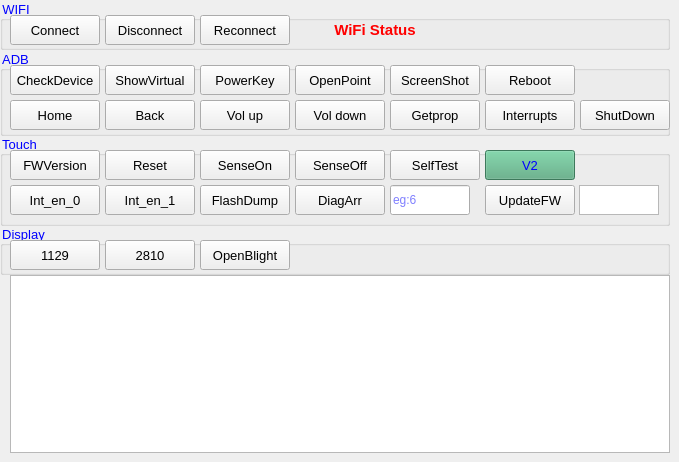
       <widget class="QWidget" name="tab_2">
        <attribute name="title">
         <string>Options</string>
        </attribute>
        <widget class="QGroupBox" name="groupBox">
         <property name="geometry">
          <rect>
           <x>0</x>
           <y>0</y>
           <width>670</width>
           <height>50</height>
          </rect>
         </property>
         <property name="font">
          <font>
           <pointsize>10</pointsize>
          </font>
         </property>
         <property name="toolTipDuration">
          <number>-1</number>
         </property>
         <property name="autoFillBackground">
          <bool>false</bool>
         </property>
         <property name="styleSheet">
          <string notr="true">color: rgb(0, 0, 255);</string>
         </property>
         <property name="title">
          <string>WIFI</string>
         </property>
         <widget class="QPushButton" name="wifiConnect">
          <property name="geometry">
           <rect>
            <x>10</x>
            <y>15</y>
            <width>90</width>
            <height>30</height>
           </rect>
          </property>
          <property name="maximumSize">
           <size>
            <width>100</width>
            <height>30</height>
           </size>
          </property>
          <property name="font">
           <font>
            <pointsize>10</pointsize>
           </font>
          </property>
          <property name="styleSheet">
           <string notr="true">color: rgb(0, 0, 0);</string>
          </property>
          <property name="text">
           <string>Connect</string>
          </property>
          <property name="flat">
           <bool>false</bool>
          </property>
         </widget>
         <widget class="QPushButton" name="wifiDisconnect">
          <property name="geometry">
           <rect>
            <x>105</x>
            <y>15</y>
            <width>90</width>
            <height>30</height>
           </rect>
          </property>
          <property name="maximumSize">
           <size>
            <width>100</width>
            <height>30</height>
           </size>
          </property>
          <property name="font">
           <font>
            <pointsize>10</pointsize>
           </font>
          </property>
          <property name="styleSheet">
           <string notr="true">color: rgb(0, 0, 0);</string>
          </property>
          <property name="text">
           <string>Disconnect</string>
          </property>
          <property name="checkable">
           <bool>false</bool>
          </property>
         </widget>
         <widget class="QPushButton" name="wifiReconnect">
          <property name="geometry">
           <rect>
            <x>200</x>
            <y>15</y>
            <width>90</width>
            <height>30</height>
           </rect>
          </property>
          <property name="maximumSize">
           <size>
            <width>100</width>
            <height>30</height>
           </size>
          </property>
          <property name="font">
           <font>
            <pointsize>10</pointsize>
           </font>
          </property>
          <property name="styleSheet">
           <string notr="true">color: rgb(0, 0, 0);</string>
          </property>
          <property name="text">
           <string>Reconnect</string>
          </property>
          <property name="checkable">
           <bool>false</bool>
          </property>
         </widget>
         <widget class="QLabel" name="wifiStatus">
          <property name="geometry">
           <rect>
            <x>320</x>
            <y>15</y>
            <width>110</width>
            <height>30</height>
           </rect>
          </property>
          <property name="maximumSize">
           <size>
            <width>110</width>
            <height>30</height>
           </size>
          </property>
          <property name="font">
           <font>
            <pointsize>11</pointsize>
            <weight>75</weight>
            <bold>true</bold>
           </font>
          </property>
          <property name="styleSheet">
           <string notr="true">color: rgb(255, 0, 0);</string>
          </property>
          <property name="text">
           <string>WiFi Status</string>
          </property>
          <property name="alignment">
           <set>Qt::AlignCenter</set>
          </property>
          <property name="wordWrap">
           <bool>false</bool>
          </property>
         </widget>
        </widget>
        <widget class="QGroupBox" name="groupBox_2">
         <property name="geometry">
          <rect>
           <x>0</x>
           <y>50</y>
           <width>670</width>
           <height>86</height>
          </rect>
         </property>
         <property name="font">
          <font>
           <pointsize>10</pointsize>
          </font>
         </property>
         <property name="toolTipDuration">
          <number>-1</number>
         </property>
         <property name="autoFillBackground">
          <bool>false</bool>
         </property>
         <property name="styleSheet">
          <string notr="true">color: rgb(0, 0, 255);</string>
         </property>
         <property name="title">
          <string>ADB</string>
         </property>
         <widget class="QPushButton" name="homekey">
          <property name="geometry">
           <rect>
            <x>10</x>
            <y>50</y>
            <width>90</width>
            <height>30</height>
           </rect>
          </property>
          <property name="minimumSize">
           <size>
            <width>0</width>
            <height>0</height>
           </size>
          </property>
          <property name="maximumSize">
           <size>
            <width>100</width>
            <height>30</height>
           </size>
          </property>
          <property name="font">
           <font>
            <pointsize>10</pointsize>
           </font>
          </property>
          <property name="styleSheet">
           <string notr="true">color: rgb(0, 0, 0);</string>
          </property>
          <property name="text">
           <string>Home</string>
          </property>
         </widget>
         <widget class="QPushButton" name="reboot">
          <property name="geometry">
           <rect>
            <x>485</x>
            <y>15</y>
            <width>90</width>
            <height>30</height>
           </rect>
          </property>
          <property name="maximumSize">
           <size>
            <width>100</width>
            <height>30</height>
           </size>
          </property>
          <property name="font">
           <font>
            <pointsize>10</pointsize>
           </font>
          </property>
          <property name="styleSheet">
           <string notr="true">color: rgb(0, 0, 0);</string>
          </property>
          <property name="text">
           <string>Reboot</string>
          </property>
         </widget>
         <widget class="QPushButton" name="interrupts">
          <property name="geometry">
           <rect>
            <x>485</x>
            <y>50</y>
            <width>90</width>
            <height>30</height>
           </rect>
          </property>
          <property name="maximumSize">
           <size>
            <width>100</width>
            <height>30</height>
           </size>
          </property>
          <property name="font">
           <font>
            <pointsize>10</pointsize>
           </font>
          </property>
          <property name="styleSheet">
           <string notr="true">color: rgb(0, 0, 0);</string>
          </property>
          <property name="text">
           <string>Interrupts</string>
          </property>
         </widget>
         <widget class="QPushButton" name="volDown">
          <property name="geometry">
           <rect>
            <x>295</x>
            <y>50</y>
            <width>90</width>
            <height>30</height>
           </rect>
          </property>
          <property name="maximumSize">
           <size>
            <width>100</width>
            <height>30</height>
           </size>
          </property>
          <property name="font">
           <font>
            <pointsize>10</pointsize>
           </font>
          </property>
          <property name="styleSheet">
           <string notr="true">color: rgb(0, 0, 0);</string>
          </property>
          <property name="text">
           <string>Vol down</string>
          </property>
         </widget>
         <widget class="QPushButton" name="backkey">
          <property name="geometry">
           <rect>
            <x>105</x>
            <y>50</y>
            <width>90</width>
            <height>30</height>
           </rect>
          </property>
          <property name="maximumSize">
           <size>
            <width>100</width>
            <height>30</height>
           </size>
          </property>
          <property name="font">
           <font>
            <pointsize>10</pointsize>
           </font>
          </property>
          <property name="styleSheet">
           <string notr="true">color: rgb(0, 0, 0);</string>
          </property>
          <property name="text">
           <string>Back</string>
          </property>
         </widget>
         <widget class="QPushButton" name="checkDevice">
          <property name="geometry">
           <rect>
            <x>10</x>
            <y>15</y>
            <width>90</width>
            <height>30</height>
           </rect>
          </property>
          <property name="maximumSize">
           <size>
            <width>100</width>
            <height>30</height>
           </size>
          </property>
          <property name="font">
           <font>
            <pointsize>10</pointsize>
           </font>
          </property>
          <property name="styleSheet">
           <string notr="true">color: rgb(0, 0, 0);</string>
          </property>
          <property name="text">
           <string>CheckDevice</string>
          </property>
         </widget>
         <widget class="QPushButton" name="volUp">
          <property name="geometry">
           <rect>
            <x>200</x>
            <y>50</y>
            <width>90</width>
            <height>30</height>
           </rect>
          </property>
          <property name="maximumSize">
           <size>
            <width>100</width>
            <height>30</height>
           </size>
          </property>
          <property name="font">
           <font>
            <pointsize>10</pointsize>
           </font>
          </property>
          <property name="styleSheet">
           <string notr="true">color: rgb(0, 0, 0);</string>
          </property>
          <property name="text">
           <string>Vol up</string>
          </property>
         </widget>
         <widget class="QPushButton" name="powerKey">
          <property name="geometry">
           <rect>
            <x>200</x>
            <y>15</y>
            <width>90</width>
            <height>30</height>
           </rect>
          </property>
          <property name="maximumSize">
           <size>
            <width>100</width>
            <height>30</height>
           </size>
          </property>
          <property name="font">
           <font>
            <pointsize>10</pointsize>
           </font>
          </property>
          <property name="styleSheet">
           <string notr="true">color: rgb(0, 0, 0);</string>
          </property>
          <property name="text">
           <string>PowerKey</string>
          </property>
         </widget>
         <widget class="QPushButton" name="screenShot">
          <property name="geometry">
           <rect>
            <x>390</x>
            <y>15</y>
            <width>90</width>
            <height>30</height>
           </rect>
          </property>
          <property name="maximumSize">
           <size>
            <width>100</width>
            <height>30</height>
           </size>
          </property>
          <property name="font">
           <font>
            <pointsize>10</pointsize>
           </font>
          </property>
          <property name="styleSheet">
           <string notr="true">color: rgb(0, 0, 0);</string>
          </property>
          <property name="text">
           <string>ScreenShot</string>
          </property>
         </widget>
         <widget class="QPushButton" name="openClosePoint">
          <property name="geometry">
           <rect>
            <x>295</x>
            <y>15</y>
            <width>90</width>
            <height>30</height>
           </rect>
          </property>
          <property name="maximumSize">
           <size>
            <width>100</width>
            <height>30</height>
           </size>
          </property>
          <property name="font">
           <font>
            <pointsize>10</pointsize>
           </font>
          </property>
          <property name="styleSheet">
           <string notr="true">color: rgb(0, 0, 0);</string>
          </property>
          <property name="text">
           <string>OpenPoint</string>
          </property>
         </widget>
         <widget class="QPushButton" name="getprop">
          <property name="geometry">
           <rect>
            <x>390</x>
            <y>50</y>
            <width>90</width>
            <height>30</height>
           </rect>
          </property>
          <property name="maximumSize">
           <size>
            <width>100</width>
            <height>30</height>
           </size>
          </property>
          <property name="font">
           <font>
            <pointsize>10</pointsize>
           </font>
          </property>
          <property name="styleSheet">
           <string notr="true">color: rgb(0, 0, 0);</string>
          </property>
          <property name="text">
           <string>Getprop</string>
          </property>
         </widget>
         <widget class="QPushButton" name="hideShowVirtual">
          <property name="geometry">
           <rect>
            <x>105</x>
            <y>15</y>
            <width>90</width>
            <height>30</height>
           </rect>
          </property>
          <property name="maximumSize">
           <size>
            <width>100</width>
            <height>30</height>
           </size>
          </property>
          <property name="font">
           <font>
            <pointsize>10</pointsize>
           </font>
          </property>
          <property name="styleSheet">
           <string notr="true">color: rgb(0, 0, 0);</string>
          </property>
          <property name="text">
           <string>ShowVirtual</string>
          </property>
         </widget>
         <widget class="QPushButton" name="shutDown">
          <property name="geometry">
           <rect>
            <x>580</x>
            <y>50</y>
            <width>90</width>
            <height>30</height>
           </rect>
          </property>
          <property name="maximumSize">
           <size>
            <width>100</width>
            <height>30</height>
           </size>
          </property>
          <property name="font">
           <font>
            <pointsize>10</pointsize>
           </font>
          </property>
          <property name="styleSheet">
           <string notr="true">color: rgb(0, 0, 0);</string>
          </property>
          <property name="text">
           <string>ShutDown</string>
          </property>
         </widget>
        </widget>
        <widget class="QGroupBox" name="groupBox_3">
         <property name="geometry">
          <rect>
           <x>0</x>
           <y>135</y>
           <width>670</width>
           <height>91</height>
          </rect>
         </property>
         <property name="font">
          <font>
           <pointsize>10</pointsize>
          </font>
         </property>
         <property name="autoFillBackground">
          <bool>false</bool>
         </property>
         <property name="styleSheet">
          <string notr="true">color: rgb(0, 0, 255);</string>
         </property>
         <property name="title">
          <string>Touch</string>
         </property>
         <widget class="QPushButton" name="inten0">
          <property name="geometry">
           <rect>
            <x>10</x>
            <y>50</y>
            <width>90</width>
            <height>30</height>
           </rect>
          </property>
          <property name="maximumSize">
           <size>
            <width>100</width>
            <height>30</height>
           </size>
          </property>
          <property name="font">
           <font>
            <pointsize>10</pointsize>
           </font>
          </property>
          <property name="styleSheet">
           <string notr="true">color: rgb(0, 0, 0);</string>
          </property>
          <property name="text">
           <string>Int_en_0</string>
          </property>
         </widget>
         <widget class="QPushButton" name="senseon">
          <property name="geometry">
           <rect>
            <x>200</x>
            <y>15</y>
            <width>90</width>
            <height>30</height>
           </rect>
          </property>
          <property name="maximumSize">
           <size>
            <width>100</width>
            <height>30</height>
           </size>
          </property>
          <property name="font">
           <font>
            <pointsize>10</pointsize>
           </font>
          </property>
          <property name="styleSheet">
           <string notr="true">color: rgb(0, 0, 0);</string>
          </property>
          <property name="text">
           <string>SenseOn</string>
          </property>
         </widget>
         <widget class="QPushButton" name="driverVersion">
          <property name="geometry">
           <rect>
            <x>485</x>
            <y>15</y>
            <width>90</width>
            <height>30</height>
           </rect>
          </property>
          <property name="maximumSize">
           <size>
            <width>100</width>
            <height>30</height>
           </size>
          </property>
          <property name="font">
           <font>
            <pointsize>10</pointsize>
           </font>
          </property>
          <property name="styleSheet">
           <string notr="true">background-color: rgb(85, 170, 127);</string>
          </property>
          <property name="text">
           <string>V2</string>
          </property>
         </widget>
         <widget class="QPushButton" name="fwVersion">
          <property name="geometry">
           <rect>
            <x>10</x>
            <y>15</y>
            <width>90</width>
            <height>30</height>
           </rect>
          </property>
          <property name="maximumSize">
           <size>
            <width>100</width>
            <height>30</height>
           </size>
          </property>
          <property name="font">
           <font>
            <pointsize>10</pointsize>
           </font>
          </property>
          <property name="styleSheet">
           <string notr="true">color: rgb(0, 0, 0);</string>
          </property>
          <property name="text">
           <string>FWVersion</string>
          </property>
         </widget>
         <widget class="QPushButton" name="inten1">
          <property name="geometry">
           <rect>
            <x>105</x>
            <y>50</y>
            <width>90</width>
            <height>30</height>
           </rect>
          </property>
          <property name="maximumSize">
           <size>
            <width>100</width>
            <height>30</height>
           </size>
          </property>
          <property name="font">
           <font>
            <pointsize>10</pointsize>
           </font>
          </property>
          <property name="styleSheet">
           <string notr="true">color: rgb(0, 0, 0);</string>
          </property>
          <property name="text">
           <string>Int_en_1</string>
          </property>
         </widget>
         <widget class="QPushButton" name="selftest">
          <property name="geometry">
           <rect>
            <x>390</x>
            <y>15</y>
            <width>90</width>
            <height>30</height>
           </rect>
          </property>
          <property name="maximumSize">
           <size>
            <width>100</width>
            <height>30</height>
           </size>
          </property>
          <property name="font">
           <font>
            <pointsize>10</pointsize>
           </font>
          </property>
          <property name="styleSheet">
           <string notr="true">color: rgb(0, 0, 0);</string>
          </property>
          <property name="text">
           <string>SelfTest</string>
          </property>
         </widget>
         <widget class="QPushButton" name="senseoff">
          <property name="geometry">
           <rect>
            <x>295</x>
            <y>15</y>
            <width>90</width>
            <height>30</height>
           </rect>
          </property>
          <property name="maximumSize">
           <size>
            <width>100</width>
            <height>30</height>
           </size>
          </property>
          <property name="font">
           <font>
            <pointsize>10</pointsize>
           </font>
          </property>
          <property name="styleSheet">
           <string notr="true">color: rgb(0, 0, 0);</string>
          </property>
          <property name="text">
           <string>SenseOff</string>
          </property>
         </widget>
         <widget class="QPushButton" name="diagArr">
          <property name="geometry">
           <rect>
            <x>295</x>
            <y>50</y>
            <width>90</width>
            <height>30</height>
           </rect>
          </property>
          <property name="maximumSize">
           <size>
            <width>100</width>
            <height>30</height>
           </size>
          </property>
          <property name="font">
           <font>
            <pointsize>10</pointsize>
           </font>
          </property>
          <property name="styleSheet">
           <string notr="true">color: rgb(0, 0, 0);</string>
          </property>
          <property name="text">
           <string>DiagArr</string>
          </property>
         </widget>
         <widget class="QPushButton" name="flashDump">
          <property name="geometry">
           <rect>
            <x>200</x>
            <y>50</y>
            <width>90</width>
            <height>30</height>
           </rect>
          </property>
          <property name="maximumSize">
           <size>
            <width>100</width>
            <height>30</height>
           </size>
          </property>
          <property name="font">
           <font>
            <pointsize>10</pointsize>
           </font>
          </property>
          <property name="styleSheet">
           <string notr="true">color: rgb(0, 0, 0);</string>
          </property>
          <property name="text">
           <string>FlashDump</string>
          </property>
         </widget>
         <widget class="QTextEdit" name="updateFWText">
          <property name="geometry">
           <rect>
            <x>579</x>
            <y>50</y>
            <width>80</width>
            <height>30</height>
           </rect>
          </property>
          <property name="maximumSize">
           <size>
            <width>100</width>
            <height>30</height>
           </size>
          </property>
          <property name="styleSheet">
           <string notr="true">color: rgb(0, 0, 0);</string>
          </property>
         </widget>
         <widget class="QPushButton" name="reset">
          <property name="geometry">
           <rect>
            <x>105</x>
            <y>15</y>
            <width>90</width>
            <height>30</height>
           </rect>
          </property>
          <property name="maximumSize">
           <size>
            <width>100</width>
            <height>30</height>
           </size>
          </property>
          <property name="font">
           <font>
            <pointsize>10</pointsize>
           </font>
          </property>
          <property name="styleSheet">
           <string notr="true">color: rgb(0, 0, 0);</string>
          </property>
          <property name="text">
           <string>Reset</string>
          </property>
         </widget>
         <widget class="QPushButton" name="updateFW">
          <property name="geometry">
           <rect>
            <x>485</x>
            <y>50</y>
            <width>90</width>
            <height>30</height>
           </rect>
          </property>
          <property name="maximumSize">
           <size>
            <width>100</width>
            <height>30</height>
           </size>
          </property>
          <property name="font">
           <font>
            <pointsize>10</pointsize>
           </font>
          </property>
          <property name="styleSheet">
           <string notr="true">color: rgb(0, 0, 0);</string>
          </property>
          <property name="text">
           <string>UpdateFW</string>
          </property>
         </widget>
         <widget class="QLineEdit" name="diagArrText">
          <property name="geometry">
           <rect>
            <x>390</x>
            <y>50</y>
            <width>80</width>
            <height>30</height>
           </rect>
          </property>
          <property name="placeholderText">
           <string>eg:6</string>
          </property>
         </widget>
        </widget>
        <widget class="QGroupBox" name="groupBox_4">
         <property name="geometry">
          <rect>
           <x>0</x>
           <y>225</y>
           <width>670</width>
           <height>50</height>
          </rect>
         </property>
         <property name="font">
          <font>
           <pointsize>10</pointsize>
           <weight>50</weight>
           <bold>false</bold>
          </font>
         </property>
         <property name="autoFillBackground">
          <bool>false</bool>
         </property>
         <property name="styleSheet">
          <string notr="true">color: rgb(0, 0, 255);</string>
         </property>
         <property name="title">
          <string>Display</string>
         </property>
         <widget class="QPushButton" name="openBlight">
          <property name="geometry">
           <rect>
            <x>200</x>
            <y>15</y>
            <width>90</width>
            <height>30</height>
           </rect>
          </property>
          <property name="maximumSize">
           <size>
            <width>100</width>
            <height>30</height>
           </size>
          </property>
          <property name="font">
           <font>
            <pointsize>10</pointsize>
           </font>
          </property>
          <property name="styleSheet">
           <string notr="true">color: rgb(0, 0, 0);</string>
          </property>
          <property name="text">
           <string>OpenBlight</string>
          </property>
         </widget>
         <widget class="QPushButton" name="d1129">
          <property name="geometry">
           <rect>
            <x>10</x>
            <y>15</y>
            <width>90</width>
            <height>30</height>
           </rect>
          </property>
          <property name="maximumSize">
           <size>
            <width>100</width>
            <height>30</height>
           </size>
          </property>
          <property name="font">
           <font>
            <pointsize>10</pointsize>
           </font>
          </property>
          <property name="styleSheet">
           <string notr="true">color: rgb(0, 0, 0);</string>
          </property>
          <property name="text">
           <string>1129</string>
          </property>
         </widget>
         <widget class="QPushButton" name="d2810">
          <property name="geometry">
           <rect>
            <x>105</x>
            <y>15</y>
            <width>90</width>
            <height>30</height>
           </rect>
          </property>
          <property name="maximumSize">
           <size>
            <width>100</width>
            <height>30</height>
           </size>
          </property>
          <property name="font">
           <font>
            <pointsize>10</pointsize>
           </font>
          </property>
          <property name="styleSheet">
           <string notr="true">color: rgb(0, 0, 0);</string>
          </property>
          <property name="text">
           <string>2810</string>
          </property>
         </widget>
        </widget>
        <widget class="QTextBrowser" name="rawdataShowText">
         <property name="geometry">
          <rect>
           <x>10</x>
           <y>275</y>
           <width>660</width>
           <height>178</height>
          </rect>
         </property>
         <property name="maximumSize">
          <size>
           <width>700</width>
           <height>205</height>
          </size>
         </property>
        </widget>
       </widget>
